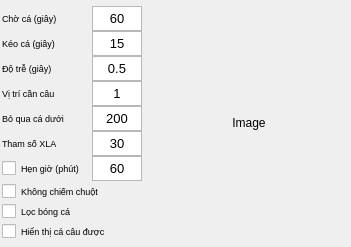
   <widget class="QWidget" name="gridLayoutWidget_4">
    <property name="geometry">
     <rect>
      <x>0</x>
      <y>50</y>
      <width>351</width>
      <height>247</height>
     </rect>
    </property>
    <layout class="QGridLayout" name="row2" rowstretch="0,0" columnstretch="0,0">
     <property name="leftMargin">
      <number>2</number>
     </property>
     <property name="topMargin">
      <number>0</number>
     </property>
     <property name="rightMargin">
      <number>2</number>
     </property>
     <property name="bottomMargin">
      <number>0</number>
     </property>
     <property name="spacing">
      <number>2</number>
     </property>
     <item row="1" column="1">
      <layout class="QHBoxLayout" name="col2_2" stretch="0,7">
       <property name="spacing">
        <number>0</number>
       </property>
       <item>
        <layout class="QVBoxLayout" name="col2_1">
         <property name="spacing">
          <number>0</number>
         </property>
         <item>
          <layout class="QFormLayout" name="col2_1_row1">
           <property name="fieldGrowthPolicy">
            <enum>QFormLayout::FieldsStayAtSizeHint</enum>
           </property>
           <property name="rowWrapPolicy">
            <enum>QFormLayout::DontWrapRows</enum>
           </property>
           <property name="labelAlignment">
            <set>Qt::AlignLeading|Qt::AlignLeft|Qt::AlignVCenter</set>
           </property>
           <property name="horizontalSpacing">
            <number>0</number>
           </property>
           <property name="verticalSpacing">
            <number>0</number>
           </property>
           <property name="leftMargin">
            <number>0</number>
           </property>
           <property name="topMargin">
            <number>0</number>
           </property>
           <property name="rightMargin">
            <number>0</number>
           </property>
           <property name="bottomMargin">
            <number>0</number>
           </property>
           <item row="0" column="0">
            <widget class="QLabel" name="lblTimeWaitMark">
             <property name="sizePolicy">
              <sizepolicy hsizetype="Fixed" vsizetype="Fixed">
               <horstretch>0</horstretch>
               <verstretch>0</verstretch>
              </sizepolicy>
             </property>
             <property name="minimumSize">
              <size>
               <width>90</width>
               <height>25</height>
              </size>
             </property>
             <property name="maximumSize">
              <size>
               <width>999</width>
               <height>25</height>
              </size>
             </property>
             <property name="font">
              <font>
               <pointsize>7</pointsize>
               <weight>50</weight>
               <bold>false</bold>
              </font>
             </property>
             <property name="text">
              <string>Chờ cá (giây)</string>
             </property>
            </widget>
           </item>
           <item row="1" column="0">
            <widget class="QLabel" name="lblTimePullingFish">
             <property name="minimumSize">
              <size>
               <width>80</width>
               <height>25</height>
              </size>
             </property>
             <property name="maximumSize">
              <size>
               <width>999</width>
               <height>25</height>
              </size>
             </property>
             <property name="font">
              <font>
               <pointsize>7</pointsize>
               <weight>50</weight>
               <bold>false</bold>
              </font>
             </property>
             <property name="text">
              <string>Kéo cá (giây)</string>
             </property>
            </widget>
           </item>
           <item row="1" column="1">
            <widget class="QTextEdit" name="txtPullingFishTime">
             <property name="sizePolicy">
              <sizepolicy hsizetype="Preferred" vsizetype="Preferred">
               <horstretch>0</horstretch>
               <verstretch>0</verstretch>
              </sizepolicy>
             </property>
             <property name="minimumSize">
              <size>
               <width>50</width>
               <height>25</height>
              </size>
             </property>
             <property name="maximumSize">
              <size>
               <width>50</width>
               <height>25</height>
              </size>
             </property>
             <property name="font">
              <font>
               <pointsize>7</pointsize>
              </font>
             </property>
             <property name="verticalScrollBarPolicy">
              <enum>Qt::ScrollBarAlwaysOff</enum>
             </property>
             <property name="horizontalScrollBarPolicy">
              <enum>Qt::ScrollBarAlwaysOff</enum>
             </property>
             <property name="html">
              <string>&lt;!DOCTYPE HTML PUBLIC &quot;-//W3C//DTD HTML 4.0//EN&quot; &quot;http://www.w3.org/TR/REC-html40/strict.dtd&quot;&gt;
&lt;html&gt;&lt;head&gt;&lt;meta name=&quot;qrichtext&quot; content=&quot;1&quot; /&gt;&lt;style type=&quot;text/css&quot;&gt;
p, li { white-space: pre-wrap; }
&lt;/style&gt;&lt;/head&gt;&lt;body style=&quot; font-family:'MS Shell Dlg 2'; font-size:7pt; font-weight:400; font-style:normal;&quot;&gt;
&lt;p align=&quot;center&quot; style=&quot; margin-top:0px; margin-bottom:0px; margin-left:0px; margin-right:0px; -qt-block-indent:0; text-indent:0px;&quot;&gt;&lt;span style=&quot; font-size:10pt;&quot;&gt;15&lt;/span&gt;&lt;/p&gt;&lt;/body&gt;&lt;/html&gt;</string>
             </property>
            </widget>
           </item>
           <item row="3" column="0">
            <widget class="QLabel" name="lblDelayTime">
             <property name="minimumSize">
              <size>
               <width>80</width>
               <height>25</height>
              </size>
             </property>
             <property name="maximumSize">
              <size>
               <width>999</width>
               <height>25</height>
              </size>
             </property>
             <property name="font">
              <font>
               <pointsize>7</pointsize>
              </font>
             </property>
             <property name="text">
              <string>Độ trễ (giây)</string>
             </property>
            </widget>
           </item>
           <item row="3" column="1">
            <widget class="QTextEdit" name="txtDelayTime">
             <property name="sizePolicy">
              <sizepolicy hsizetype="Preferred" vsizetype="Preferred">
               <horstretch>0</horstretch>
               <verstretch>0</verstretch>
              </sizepolicy>
             </property>
             <property name="minimumSize">
              <size>
               <width>50</width>
               <height>25</height>
              </size>
             </property>
             <property name="maximumSize">
              <size>
               <width>50</width>
               <height>25</height>
              </size>
             </property>
             <property name="font">
              <font>
               <pointsize>7</pointsize>
              </font>
             </property>
             <property name="verticalScrollBarPolicy">
              <enum>Qt::ScrollBarAlwaysOff</enum>
             </property>
             <property name="horizontalScrollBarPolicy">
              <enum>Qt::ScrollBarAlwaysOff</enum>
             </property>
             <property name="html">
              <string>&lt;!DOCTYPE HTML PUBLIC &quot;-//W3C//DTD HTML 4.0//EN&quot; &quot;http://www.w3.org/TR/REC-html40/strict.dtd&quot;&gt;
&lt;html&gt;&lt;head&gt;&lt;meta name=&quot;qrichtext&quot; content=&quot;1&quot; /&gt;&lt;style type=&quot;text/css&quot;&gt;
p, li { white-space: pre-wrap; }
&lt;/style&gt;&lt;/head&gt;&lt;body style=&quot; font-family:'MS Shell Dlg 2'; font-size:7pt; font-weight:400; font-style:normal;&quot;&gt;
&lt;p align=&quot;center&quot; style=&quot; margin-top:0px; margin-bottom:0px; margin-left:0px; margin-right:0px; -qt-block-indent:0; text-indent:0px;&quot;&gt;&lt;span style=&quot; font-size:10pt;&quot;&gt;0.5&lt;/span&gt;&lt;/p&gt;&lt;/body&gt;&lt;/html&gt;</string>
             </property>
            </widget>
           </item>
           <item row="4" column="0">
            <widget class="QLabel" name="lblRodPosition">
             <property name="minimumSize">
              <size>
               <width>80</width>
               <height>25</height>
              </size>
             </property>
             <property name="maximumSize">
              <size>
               <width>999</width>
               <height>25</height>
              </size>
             </property>
             <property name="font">
              <font>
               <pointsize>7</pointsize>
               <weight>50</weight>
               <bold>false</bold>
              </font>
             </property>
             <property name="text">
              <string>Vị trí cần câu</string>
             </property>
            </widget>
           </item>
           <item row="4" column="1">
            <widget class="QTextEdit" name="txtFishingRodPosition">
             <property name="sizePolicy">
              <sizepolicy hsizetype="Preferred" vsizetype="Preferred">
               <horstretch>0</horstretch>
               <verstretch>0</verstretch>
              </sizepolicy>
             </property>
             <property name="minimumSize">
              <size>
               <width>50</width>
               <height>25</height>
              </size>
             </property>
             <property name="maximumSize">
              <size>
               <width>50</width>
               <height>25</height>
              </size>
             </property>
             <property name="font">
              <font>
               <pointsize>7</pointsize>
              </font>
             </property>
             <property name="verticalScrollBarPolicy">
              <enum>Qt::ScrollBarAlwaysOff</enum>
             </property>
             <property name="horizontalScrollBarPolicy">
              <enum>Qt::ScrollBarAlwaysOff</enum>
             </property>
             <property name="html">
              <string>&lt;!DOCTYPE HTML PUBLIC &quot;-//W3C//DTD HTML 4.0//EN&quot; &quot;http://www.w3.org/TR/REC-html40/strict.dtd&quot;&gt;
&lt;html&gt;&lt;head&gt;&lt;meta name=&quot;qrichtext&quot; content=&quot;1&quot; /&gt;&lt;style type=&quot;text/css&quot;&gt;
p, li { white-space: pre-wrap; }
&lt;/style&gt;&lt;/head&gt;&lt;body style=&quot; font-family:'MS Shell Dlg 2'; font-size:7pt; font-weight:400; font-style:normal;&quot;&gt;
&lt;p align=&quot;center&quot; style=&quot; margin-top:0px; margin-bottom:0px; margin-left:0px; margin-right:0px; -qt-block-indent:0; text-indent:0px;&quot;&gt;&lt;span style=&quot; font-size:10pt;&quot;&gt;1&lt;/span&gt;&lt;/p&gt;&lt;/body&gt;&lt;/html&gt;</string>
             </property>
            </widget>
           </item>
           <item row="5" column="0">
            <widget class="QLabel" name="lblMinFishSize">
             <property name="minimumSize">
              <size>
               <width>80</width>
               <height>25</height>
              </size>
             </property>
             <property name="maximumSize">
              <size>
               <width>999</width>
               <height>25</height>
              </size>
             </property>
             <property name="font">
              <font>
               <pointsize>7</pointsize>
              </font>
             </property>
             <property name="text">
              <string>Bỏ qua cá dưới</string>
             </property>
            </widget>
           </item>
           <item row="5" column="1">
            <widget class="QTextEdit" name="txtMinFishSize">
             <property name="sizePolicy">
              <sizepolicy hsizetype="Preferred" vsizetype="Preferred">
               <horstretch>0</horstretch>
               <verstretch>0</verstretch>
              </sizepolicy>
             </property>
             <property name="minimumSize">
              <size>
               <width>50</width>
               <height>25</height>
              </size>
             </property>
             <property name="maximumSize">
              <size>
               <width>50</width>
               <height>25</height>
              </size>
             </property>
             <property name="font">
              <font>
               <pointsize>7</pointsize>
              </font>
             </property>
             <property name="verticalScrollBarPolicy">
              <enum>Qt::ScrollBarAlwaysOff</enum>
             </property>
             <property name="horizontalScrollBarPolicy">
              <enum>Qt::ScrollBarAlwaysOff</enum>
             </property>
             <property name="html">
              <string>&lt;!DOCTYPE HTML PUBLIC &quot;-//W3C//DTD HTML 4.0//EN&quot; &quot;http://www.w3.org/TR/REC-html40/strict.dtd&quot;&gt;
&lt;html&gt;&lt;head&gt;&lt;meta name=&quot;qrichtext&quot; content=&quot;1&quot; /&gt;&lt;style type=&quot;text/css&quot;&gt;
p, li { white-space: pre-wrap; }
&lt;/style&gt;&lt;/head&gt;&lt;body style=&quot; font-family:'MS Shell Dlg 2'; font-size:7pt; font-weight:400; font-style:normal;&quot;&gt;
&lt;p align=&quot;center&quot; style=&quot; margin-top:0px; margin-bottom:0px; margin-left:0px; margin-right:0px; -qt-block-indent:0; text-indent:0px;&quot;&gt;&lt;span style=&quot; font-size:10pt;&quot;&gt;200&lt;/span&gt;&lt;/p&gt;&lt;/body&gt;&lt;/html&gt;</string>
             </property>
            </widget>
           </item>
           <item row="6" column="0">
            <widget class="QLabel" name="lblMinContours">
             <property name="minimumSize">
              <size>
               <width>80</width>
               <height>25</height>
              </size>
             </property>
             <property name="maximumSize">
              <size>
               <width>999</width>
               <height>25</height>
              </size>
             </property>
             <property name="font">
              <font>
               <pointsize>7</pointsize>
              </font>
             </property>
             <property name="text">
              <string>Tham số XLA</string>
             </property>
            </widget>
           </item>
           <item row="6" column="1">
            <widget class="QTextEdit" name="txtMinContour">
             <property name="sizePolicy">
              <sizepolicy hsizetype="Preferred" vsizetype="Preferred">
               <horstretch>0</horstretch>
               <verstretch>0</verstretch>
              </sizepolicy>
             </property>
             <property name="minimumSize">
              <size>
               <width>50</width>
               <height>25</height>
              </size>
             </property>
             <property name="maximumSize">
              <size>
               <width>50</width>
               <height>25</height>
              </size>
             </property>
             <property name="font">
              <font>
               <pointsize>7</pointsize>
              </font>
             </property>
             <property name="verticalScrollBarPolicy">
              <enum>Qt::ScrollBarAlwaysOff</enum>
             </property>
             <property name="horizontalScrollBarPolicy">
              <enum>Qt::ScrollBarAlwaysOff</enum>
             </property>
             <property name="html">
              <string>&lt;!DOCTYPE HTML PUBLIC &quot;-//W3C//DTD HTML 4.0//EN&quot; &quot;http://www.w3.org/TR/REC-html40/strict.dtd&quot;&gt;
&lt;html&gt;&lt;head&gt;&lt;meta name=&quot;qrichtext&quot; content=&quot;1&quot; /&gt;&lt;style type=&quot;text/css&quot;&gt;
p, li { white-space: pre-wrap; }
&lt;/style&gt;&lt;/head&gt;&lt;body style=&quot; font-family:'MS Shell Dlg 2'; font-size:7pt; font-weight:400; font-style:normal;&quot;&gt;
&lt;p align=&quot;center&quot; style=&quot; margin-top:0px; margin-bottom:0px; margin-left:0px; margin-right:0px; -qt-block-indent:0; text-indent:0px;&quot;&gt;&lt;span style=&quot; font-size:10pt;&quot;&gt;30&lt;/span&gt;&lt;/p&gt;&lt;/body&gt;&lt;/html&gt;</string>
             </property>
            </widget>
           </item>
           <item row="7" column="0">
            <widget class="QCheckBox" name="cbShutdownPC">
             <property name="sizePolicy">
              <sizepolicy hsizetype="Fixed" vsizetype="Fixed">
               <horstretch>0</horstretch>
               <verstretch>0</verstretch>
              </sizepolicy>
             </property>
             <property name="minimumSize">
              <size>
               <width>90</width>
               <height>25</height>
              </size>
             </property>
             <property name="maximumSize">
              <size>
               <width>90</width>
               <height>25</height>
              </size>
             </property>
             <property name="font">
              <font>
               <pointsize>7</pointsize>
              </font>
             </property>
             <property name="text">
              <string>Hẹn giờ (phút)</string>
             </property>
            </widget>
           </item>
           <item row="7" column="1">
            <widget class="QTextEdit" name="txtShutdownTime">
             <property name="sizePolicy">
              <sizepolicy hsizetype="Preferred" vsizetype="Preferred">
               <horstretch>0</horstretch>
               <verstretch>0</verstretch>
              </sizepolicy>
             </property>
             <property name="minimumSize">
              <size>
               <width>50</width>
               <height>25</height>
              </size>
             </property>
             <property name="maximumSize">
              <size>
               <width>50</width>
               <height>25</height>
              </size>
             </property>
             <property name="font">
              <font>
               <pointsize>7</pointsize>
              </font>
             </property>
             <property name="verticalScrollBarPolicy">
              <enum>Qt::ScrollBarAlwaysOff</enum>
             </property>
             <property name="horizontalScrollBarPolicy">
              <enum>Qt::ScrollBarAlwaysOff</enum>
             </property>
             <property name="html">
              <string>&lt;!DOCTYPE HTML PUBLIC &quot;-//W3C//DTD HTML 4.0//EN&quot; &quot;http://www.w3.org/TR/REC-html40/strict.dtd&quot;&gt;
&lt;html&gt;&lt;head&gt;&lt;meta name=&quot;qrichtext&quot; content=&quot;1&quot; /&gt;&lt;style type=&quot;text/css&quot;&gt;
p, li { white-space: pre-wrap; }
&lt;/style&gt;&lt;/head&gt;&lt;body style=&quot; font-family:'MS Shell Dlg 2'; font-size:7pt; font-weight:400; font-style:normal;&quot;&gt;
&lt;p align=&quot;center&quot; style=&quot; margin-top:0px; margin-bottom:0px; margin-left:0px; margin-right:0px; -qt-block-indent:0; text-indent:0px;&quot;&gt;&lt;span style=&quot; font-size:10pt;&quot;&gt;60&lt;/span&gt;&lt;/p&gt;&lt;/body&gt;&lt;/html&gt;</string>
             </property>
            </widget>
           </item>
           <item row="0" column="1">
            <widget class="QTextEdit" name="txtWaitingFishTime">
             <property name="sizePolicy">
              <sizepolicy hsizetype="Preferred" vsizetype="Preferred">
               <horstretch>0</horstretch>
               <verstretch>0</verstretch>
              </sizepolicy>
             </property>
             <property name="minimumSize">
              <size>
               <width>50</width>
               <height>25</height>
              </size>
             </property>
             <property name="maximumSize">
              <size>
               <width>50</width>
               <height>25</height>
              </size>
             </property>
             <property name="font">
              <font>
               <pointsize>7</pointsize>
              </font>
             </property>
             <property name="verticalScrollBarPolicy">
              <enum>Qt::ScrollBarAlwaysOff</enum>
             </property>
             <property name="horizontalScrollBarPolicy">
              <enum>Qt::ScrollBarAlwaysOff</enum>
             </property>
             <property name="html">
              <string>&lt;!DOCTYPE HTML PUBLIC &quot;-//W3C//DTD HTML 4.0//EN&quot; &quot;http://www.w3.org/TR/REC-html40/strict.dtd&quot;&gt;
&lt;html&gt;&lt;head&gt;&lt;meta name=&quot;qrichtext&quot; content=&quot;1&quot; /&gt;&lt;style type=&quot;text/css&quot;&gt;
p, li { white-space: pre-wrap; }
&lt;/style&gt;&lt;/head&gt;&lt;body style=&quot; font-family:'MS Shell Dlg 2'; font-size:7pt; font-weight:400; font-style:normal;&quot;&gt;
&lt;p align=&quot;center&quot; style=&quot; margin-top:0px; margin-bottom:0px; margin-left:0px; margin-right:0px; -qt-block-indent:0; text-indent:0px;&quot;&gt;&lt;span style=&quot; font-size:10pt;&quot;&gt;60&lt;/span&gt;&lt;/p&gt;&lt;/body&gt;&lt;/html&gt;</string>
             </property>
            </widget>
           </item>
          </layout>
         </item>
         <item>
          <layout class="QVBoxLayout" name="col2_1_row2">
           <property name="spacing">
            <number>0</number>
           </property>
           <item>
            <widget class="QCheckBox" name="cbFreeMouse">
             <property name="minimumSize">
              <size>
               <width>0</width>
               <height>20</height>
              </size>
             </property>
             <property name="maximumSize">
              <size>
               <width>999</width>
               <height>20</height>
              </size>
             </property>
             <property name="sizeIncrement">
              <size>
               <width>0</width>
               <height>0</height>
              </size>
             </property>
             <property name="font">
              <font>
               <pointsize>7</pointsize>
              </font>
             </property>
             <property name="text">
              <string>Không chiếm chuột</string>
             </property>
            </widget>
           </item>
           <item>
            <widget class="QCheckBox" name="cbFishDetection">
             <property name="minimumSize">
              <size>
               <width>80</width>
               <height>20</height>
              </size>
             </property>
             <property name="maximumSize">
              <size>
               <width>9999</width>
               <height>20</height>
              </size>
             </property>
             <property name="font">
              <font>
               <pointsize>7</pointsize>
              </font>
             </property>
             <property name="text">
              <string>Lọc bóng cá</string>
             </property>
            </widget>
           </item>
           <item>
            <widget class="QCheckBox" name="cbShowFish">
             <property name="minimumSize">
              <size>
               <width>80</width>
               <height>20</height>
              </size>
             </property>
             <property name="maximumSize">
              <size>
               <width>9999</width>
               <height>20</height>
              </size>
             </property>
             <property name="font">
              <font>
               <pointsize>7</pointsize>
              </font>
             </property>
             <property name="text">
              <string>Hiển thị cá câu được</string>
             </property>
            </widget>
           </item>
          </layout>
         </item>
        </layout>
       </item>
       <item>
        <widget class="QLabel" name="lblShowFish">
         <property name="sizePolicy">
          <sizepolicy hsizetype="Minimum" vsizetype="Fixed">
           <horstretch>0</horstretch>
           <verstretch>0</verstretch>
          </sizepolicy>
         </property>
         <property name="minimumSize">
          <size>
           <width>200</width>
           <height>200</height>
          </size>
         </property>
         <property name="maximumSize">
          <size>
           <width>200</width>
           <height>200</height>
          </size>
         </property>
         <property name="sizeIncrement">
          <size>
           <width>200</width>
           <height>200</height>
          </size>
         </property>
         <property name="layoutDirection">
          <enum>Qt::LeftToRight</enum>
         </property>
         <property name="text">
          <string>Image</string>
         </property>
         <property name="alignment">
          <set>Qt::AlignCenter</set>
         </property>
        </widget>
       </item>
      </layout>
     </item>
    </layout>
   </widget>
